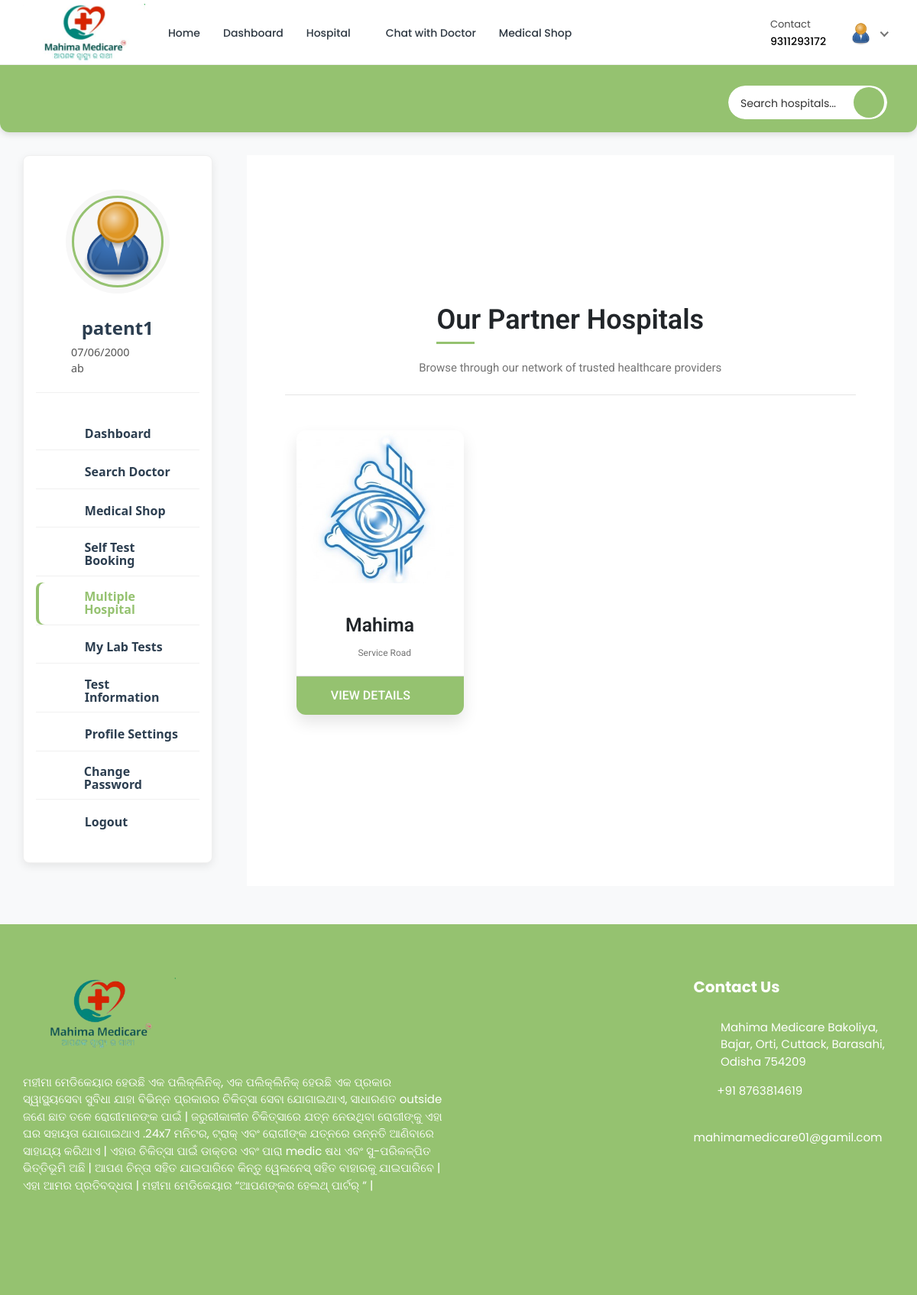
/multiple-hospital/ (signed in), run on an earlier commit of the app's database.
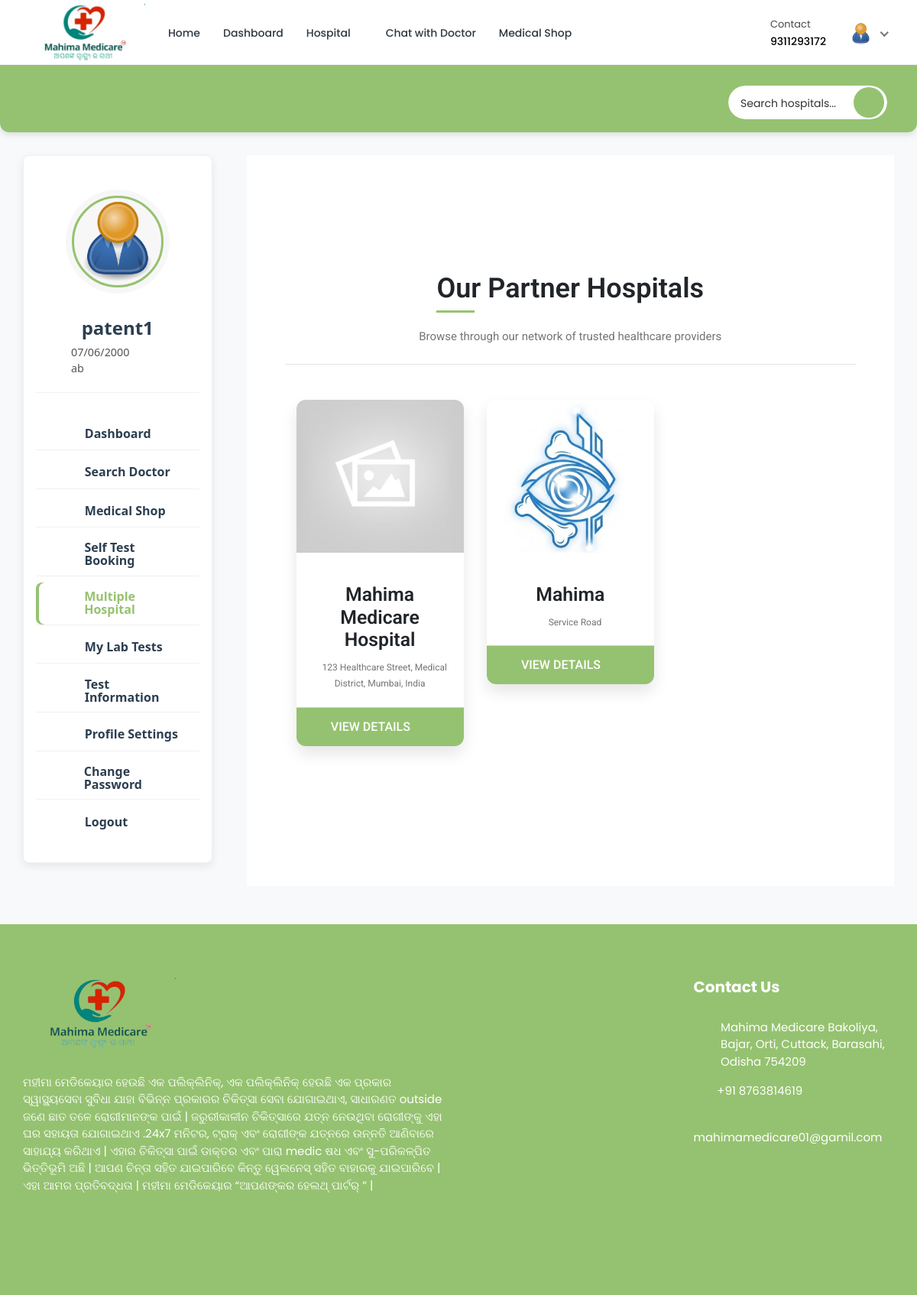
And on a later commit of the database.
### hospital/models.py (models this page shows, shortened)
class Patient(models.Model):
    patient_id = models.AutoField(primary_key=True)
    user = models.OneToOneField(User, on_delete=models.CASCADE, null=True, blank=True, related_name='patient')
    name = models.CharField(max_length=200, null=True, blank=True)
    username = models.CharField(max_length=200, null=True, blank=True)
    age = models.IntegerField(null=True, blank=True)
    email = models.EmailField(max_length=200, null=True, blank=True)
    phone_number = models.IntegerField(null=True, blank=True)
    address = models.CharField(max_length=200, null=True, blank=True)
    featured_image = models.ImageField(upload_to='patients/', default='patients/user-default.png', null=True, blank=True)
    blood_group = models.CharField(max_length=200, null=True, blank=True)
    history = models.CharField(max_length=200, null=True, blank=True)
    dob = models.CharField(max_length=200, null=True, blank=True)
    nid = models.CharField(max_length=200, null=True, blank=True)
    serial_number = models.CharField(max_length=200, null=True, blank=True)
    login_status = models.CharField(max_length=200, null=True, blank=True, default="offline")

class Hospital_Information(models.Model):
    HOSPITAL_TYPE = (
        ('private', 'Private hospital'),
        ('public', 'Public hospital'),
    )
    hospital_id = models.AutoField(primary_key=True)
    name = models.CharField(max_length=200, null=True, blank=True)
    address = models.CharField(max_length=200, null=True, blank=True)
    featured_image = models.ImageField(upload_to='hospitals/', default='hospitals/default.png', null=True, blank=True)
    description = models.TextField(null=True, blank=True)
    email = models.EmailField(max_length=200, null=True, blank=True)
    phone_number = models.IntegerField(null=True, blank=True)
    hospital_type = models.CharField(max_length=200, choices=HOSPITAL_TYPE)
    general_bed_no = models.IntegerField(null=True, blank=True)
    available_icu_no = models.IntegerField(null=True, blank=True)
    regular_cabin_no = models.IntegerField(null=True, blank=True)
    emergency_cabin_no = models.IntegerField(null=True, blank=True)
    vip_cabin_no = models.IntegerField(null=True, blank=True)

### hospital/views.py (the view)
# urls.py: path('multiple-hospital/', views.multiple_hospital, name='multiple-hospital'),
@csrf_exempt
@login_required(login_url="login")
def multiple_hospital(request):
    if request.user.is_authenticated:
        if request.user.is_patient:
            patient = Patient.objects.get(user=request.user)
            doctors = Doctor_Information.objects.all()
            hospitals = Hospital_Information.objects.all()
            hospitals, search_query = searchHospitals(request)
            custom_range, hospitals = paginateHospitals(request, hospitals, 3)
            context = {'patient': patient, 'doctors': doctors, 'hospitals': hospitals, 'search_query': search_query, 'custom_range': custom_range}
            return render(request, 'multiple-hospital.html', context)
        elif request.user.is_doctor:
            doctor = Doctor_Information.objects.get(user=request.user)
            hospitals = Hospital_Information.objects.all()
            hospitals, search_query = searchHospitals(request)
            context = {'doctor': doctor, 'hospitals': hospitals, 'search_query': search_query}
            return render(request, 'multiple-hospital.html', context)
    else:
        logout(request)
        messages.error(request, 'Not Authorized')
        return render(request, 'patient-login.html')

### templates/multiple-hospital.html (shortened to what this page needs)
{% load static %}
<!DOCTYPE html>
<html lang="en">
<head>
    <link rel="stylesheet" href="{% static 'HealthStack-System/css/Normal/bootstrap.min.css' %}">
    <link rel="stylesheet" href="{% static 'HealthStack-System/plugins/Normal/fontawesome/css/fontawesome.min.css' %}">
    <link rel="stylesheet" href="{% static 'HealthStack-System/plugins/Normal/fontawesome/css/all.min.css' %}">
    <link rel="stylesheet" href="{% static 'HealthStack-System/css/Normal/style.css' %}">
    <link rel="stylesheet" href="{% static 'HealthStack-System/css/Normal/hospital.css' %}">
    <link rel="stylesheet" href="{% static 'HealthStack-System/css/Normal/search2.css' %}">
</head>
<body>
    <div class="main-wrapper">
        <header class="header">
            {% if user.is_authenticated and user.is_patient %}
            {% include 'patient_navbar.html' %}
            {% endif %}
        </header>
        <div class="breadcrumb-bar">
            <div class="container-fluid">
               <div class="row align-items-center justify-content-end">
                <div class="col-auto">
                    <div class="top-nav-search">
                    <form action="{% url 'multiple-hospital' %}" method="GET" class="d-flex">
                        <input
                        type="text"
                        class="form-control"
                        placeholder="Search hospitals..."
                        name="search_query"
                        value="{{search_query}}"
                        aria-label="Search hospitals"
                        style="max-width: 300px;"
                        >
                        <button class="btn" type="submit" aria-label="Search">
                        <i class="fa fa-search"></i>
                        </button>
                    </form>
                    </div>
                </div>
                </div>
                </div>
            </div>
        </div>
        <div class="content">
            <div class="container-fluid">
                <div class="row">
                    <div class="col-md-5 col-lg-2 col-xl-3 theiaStickySidebar">
                        <div>
                            {% if user.is_authenticated and user.is_patient %}
                            {% include 'patient-sidebar.html' %}
                            {% endif %}
                        </div>
                    </div>
                    <div class="col-md-7 col-lg-8 col-xl-9">
                        <section class="wrapper">
                            <div class="container-fostrap">
                                <h1 class="page-title">Our Partner Hospitals</h1>
                                <p class="text-muted mb-4">Browse through our network of trusted healthcare providers</p>
                                <hr>
                                <div class="content">
                                    <div class="container">
                                        <div class="row">
                                            {% for hospital in hospitals %}
                                            <div class="col-xs-12 col-sm-6 col-md-4">
                                                <div class="card">
                                                    <a class="img-card" href="{% url 'hospital-profile' pk=hospital.hospital_id %}">
                                                    <img src="{{hospital.featured_image.url}}" alt="{{hospital.name}}"/>
                                                  </a>
                                                    <div class="card-content">
                                                        <h4 class="card-title">
                                                            <a href="{% url 'hospital-profile' pk=hospital.hospital_id %}"> {{hospital.name}}
                                                          </a>
                                                        </h4>
                                                        <div class="text-muted">
                                                            <small><i class="fas fa-map-marker-alt"></i> {{hospital.address}}</small>
                                                        </div>
                                                    </div>
                                                    <div class="card-read-more">
                                                        <a href="{% url 'hospital-profile' pk=hospital.hospital_id %}" class="btn btn-link btn-block">
                                                            View Details <i class="fas fa-chevron-right ml-2"></i>
                                                        </a>
                                                    </div>
                                                </div>
                                            </div>
                                            {% endfor %}
                                        </div>
                                    </div>
                                </div>
                            </div>
                        </section>
                    </div>
                </div>
            </div>
        </div>
        {% include 'footer.html' %}
</body>
</html>

### templates/patient_navbar.html (shortened to what this page needs)
{% load static %}
<nav class="navbar navbar-expand-lg header-nav">
  <div class="navbar-header">
    <a href="{% url 'hospital_home'%}" class="navbar-brand logo">
      <img
        src="{% static 'HealthStack-System/images/Normal/logo.png' %}"
        class="img-fluid"
        alt="Logo"
      />
    </a>
  </div>
  <div class="main-menu-wrapper">
    <ul class="main-nav">
      <li>
        <a href="{% url 'hospital_home'%}">Home</a>
      </li>
      <li>
        <a href="{% url 'patient-dashboard' %}">Dashboard</a>
      </li>
      <li class="has-submenu">
        <a href="#">Hospital <i class="fas fa-chevron-down"></i></a>
      </li>
      {% if user.is_authenticated and user.is_patient %}
      <li>
        <a href="{% url 'chat-home' pk=user.id %}">Chat with Doctor</a>
      </li>
      {% endif %}
      <li>
        <a href="{% url 'pharmacy_shop' %}">Medical Shop</a>
      </li>
    </ul>
  </div>
  <ul class="nav header-navbar-rht">
    <li class="nav-item contact-item">
      <div class="header-contact-img">
        <i class="far fa-hospital"></i>
      </div>
      <div class="header-contact-detail">
        <p class="contact-header">Contact</p>
        <p class="contact-info-header">{{patient.phone_number}}</p>
      </div>
    </li>
    <li class="nav-item dropdown has-arrow logged-item">
      <a href="#" class="dropdown-toggle nav-link" data-toggle="dropdown">
        <span class="user-img">
          <img
            class="rounded-circle"
            src="{{patient.featured_image.url}}"
            width="31"
            alt="Richard Wilson"
          />
        </span>
      </a>
    </li>
  </ul>
</nav>

### templates/patient-sidebar.html (shortened to what this page needs)
{% load static %}
<div class="profile-sidebar">
  <div class="widget-profile pro-widget-content">
    <div class="profile-info-widget">
      <a href="#" class="booking-doc-img">
        <img src="{{ patient.featured_image.url }}" alt="User Image" loading="lazy" />
      </a>
      <div class="profile-det-info">
        <h3>{{ patient.name }}</h3>
        <div class="patient-details">
          <h5>
            <i class="fas fa-birthday-cake"></i> {{ patient.dob }}
          </h5>
          <h5>
            <i class="fas fa-map-marker-alt"></i> {{ patient.address }}
          </h5>
        </div>
      </div>
    </div>
  </div>
  <nav class="dashboard-menu sidebar">
    <ul>
      <li class="{% if request.resolver_match.url_name == 'patient-dashboard' %}active{% endif %}">
        <a href="{% url 'patient-dashboard' %}">
          <i class="fas fa-columns"></i>
          <span>Dashboard</span>
        </a>
      </li>
      <li class="{% if request.resolver_match.url_name == 'search' %}active{% endif %}">
        <a href="{% url 'search' %}">
          <i class="fas fa-user-md"></i>
          <span>Search Doctor</span>
        </a>
      </li>
      <li class="{% if request.resolver_match.url_name == 'pharmacy_shop' %}active{% endif %}">
        <a href="{% url 'pharmacy_shop' %}">
          <i class="fas fa-capsules"></i>
          <span>Medical Shop</span>
        </a>
      </li>
      <li class="{% if request.resolver_match.url_name == 'standalone-test-booking' %}active{% endif %}">
        <a href="{% url 'standalone-test-booking' %}">
          <i class="fas fa-flask"></i>
          <span>Self Test Booking</span>
        </a>
      </li>
      <li class="{% if request.resolver_match.url_name == 'multiple-hospital' %}active{% endif %}">
        <a href="{% url 'multiple-hospital' %}">
          <i class="fas fa-hospital"></i>
          <span>Multiple Hospital</span>
        </a>
      </li>
      <li class="{% if request.resolver_match.url_name == 'patient-lab-tests' %}active{% endif %}">
        <a href="{% url 'patient-lab-tests' %}">
          <i class="fas fa-vial"></i>
          <span>My Lab Tests</span>
        </a>
      </li>
      <li class="{% if request.resolver_match.url_name == 'doctor-test-list' %}active{% endif %}">
        <a href="{% url 'doctor-test-list' %}" target="_blank">
          <i class="fas fa-hourglass-start"></i>
          <span>Test Information</span>
        </a>
      </li>
      <li class="{% if request.resolver_match.url_name == 'profile-settings' %}active{% endif %}">
        <a href="{% url 'profile-settings' %}">
          <i class="fas fa-user-cog"></i>
          <span>Profile Settings</span>
        </a>
      </li>
      <li class="{% if request.resolver_match.url_name == 'change-password' %}active{% endif %}">
        <a href="{% url 'change-password' pk=user.id %}">
          <i class="fas fa-lock"></i>
          <span>Change Password</span>
        </a>
      </li>
      <li>
        <a href="#" id="logout-link">
          <i class="fas fa-sign-out-alt"></i>
          <span>Logout</span>
        </a>
      </li>
    </ul>
  </nav>
</div>

### templates/footer.html (shortened to what this page needs)
{% load static %}
<footer class="footer" style="background-color: #95C270; color: #1A1A1A !important;">
  <div class="footer-top">
    <div class="container-fluid">
      <div class="row">
        <div class="col-lg-6 col-md-6">
          <div class="footer-widget footer-about">
            <div class="footer-logo">
              <img
                src="{% static 'HealthStack-System/images/Normal/footer_logo1.png' %}"
                alt="logo"
                style="width: 200px; height: auto;"
              />
            </div>
            <div class="footer-about-content">
              <p>
                ମହୀମା ମେଡିକେୟାର ହେଉଛି ଏକ ପଲିକ୍ଲିନିକ୍, ଏକ ପଲିକ୍ଲିନିକ୍ ହେଉଛି ଏକ ପ୍ରକାର ସ୍ୱାସ୍ଥ୍ୟସେବା ସୁବିଧା ଯାହା ବିଭିନ୍ନ ପ୍ରକାରର ଚିକିତ୍ସା ସେବା ଯୋଗାଇଥାଏ, ସାଧାରଣତ outside ଜଣେ ଛାତ ତଳେ ରୋଗୀମାନଙ୍କ ପାଇଁ | ଜରୁରୀକାଳୀନ ଚିକିତ୍ସାରେ ଯତ୍ନ ନେଉଥିବା ରୋଗୀଙ୍କୁ ଏହା ଘର ସହାୟତା ଯୋଗାଇଥାଏ .24x7 ମନିଟର, ଟ୍ରାକ୍ ଏବଂ ରୋଗୀଙ୍କ ଯତ୍ନରେ ଉନ୍ନତି ଆଣିବାରେ ସାହାଯ୍ୟ କରିଥାଏ | ଏହାର ଚିକିତ୍ସା ପାଇଁ ଡାକ୍ତର ଏବଂ ପାରା medic ଷଧ ଏବଂ ସୁ-ପରିକଳ୍ପିତ ଭିତ୍ତିଭୂମି ଅଛି | ଆପଣ ଚିନ୍ତା ସହିତ ଯାଇପାରିବେ କିନ୍ତୁ ୱେଲନେସ୍ ସହିତ ବାହାରକୁ ଯାଇପାରିବେ | ଏହା ଆମର ପ୍ରତିବଦ୍ଧତା | ମହୀମା ମେଡିକେୟାର “ଆପଣଙ୍କର ହେଲଥ୍ ପାର୍ଟର୍ ” |
              </p>
              <br>
              <div class="social-icon">
                <ul>
                  <li>
                    <a href="https://www.facebook.com/share/16vgeD3fZd/" target="_blank">
                      <i class="fab fa-facebook-f"></i>
                    </a>
                  </li>
                  <li>
                    <a href="https://www.instagram.com/mahima_medicare/?utm_source=qr&igsh=MWVvcDNzMGF2cjQ5NQ%3D%3D#" target="_blank">
                      <i class="fab fa-instagram"></i>
                    </a>
                  </li>
                </ul>
              </div>
            </div>
          </div>
        </div>
        <div class="col-lg-3 col-md-6">
        </div>
        <div class="col-lg-3 col-md-6">
          <div class="footer-widget footer-contact">
            <h2 class="footer-title">Contact Us</h2>
            <div class="footer-contact-info">
              <div class="footer-address">
                <span><i class="fas fa-map-marker-alt"></i></span>
                <p>
                  Mahima Medicare Bakoliya, Bajar, Orti, Cuttack, Barasahi, Odisha 754209
                </p>
              </div>
              <p>
                <i class="fas fa-phone-alt"></i>
                +91 8763814619
              </p>
              <p class="mb-0">
                <i class="fas fa-envelope"></i>
                mahimamedicare01@gamil.com
              </p>
            </div>
          </div>
        </div>
      </div>
    </div>
  </div>
</footer>

What changed in the data, as far as the page shows it:
added Hospital_Information: featured_image (placeholder picture), name "Mahima Medicare Hospital", address "123 Healthcare Street, Medical District, Mumbai, India"
